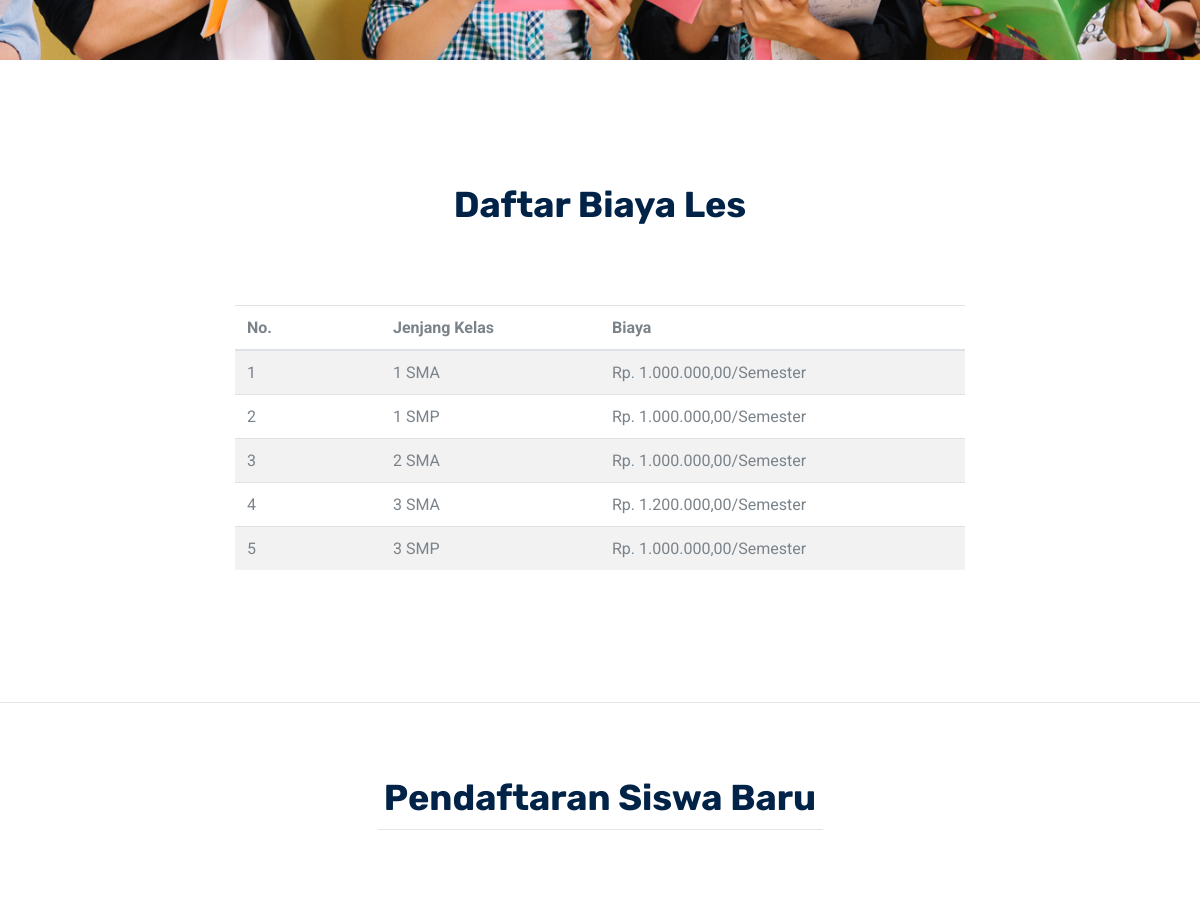
The app's page / (middle part), older data.
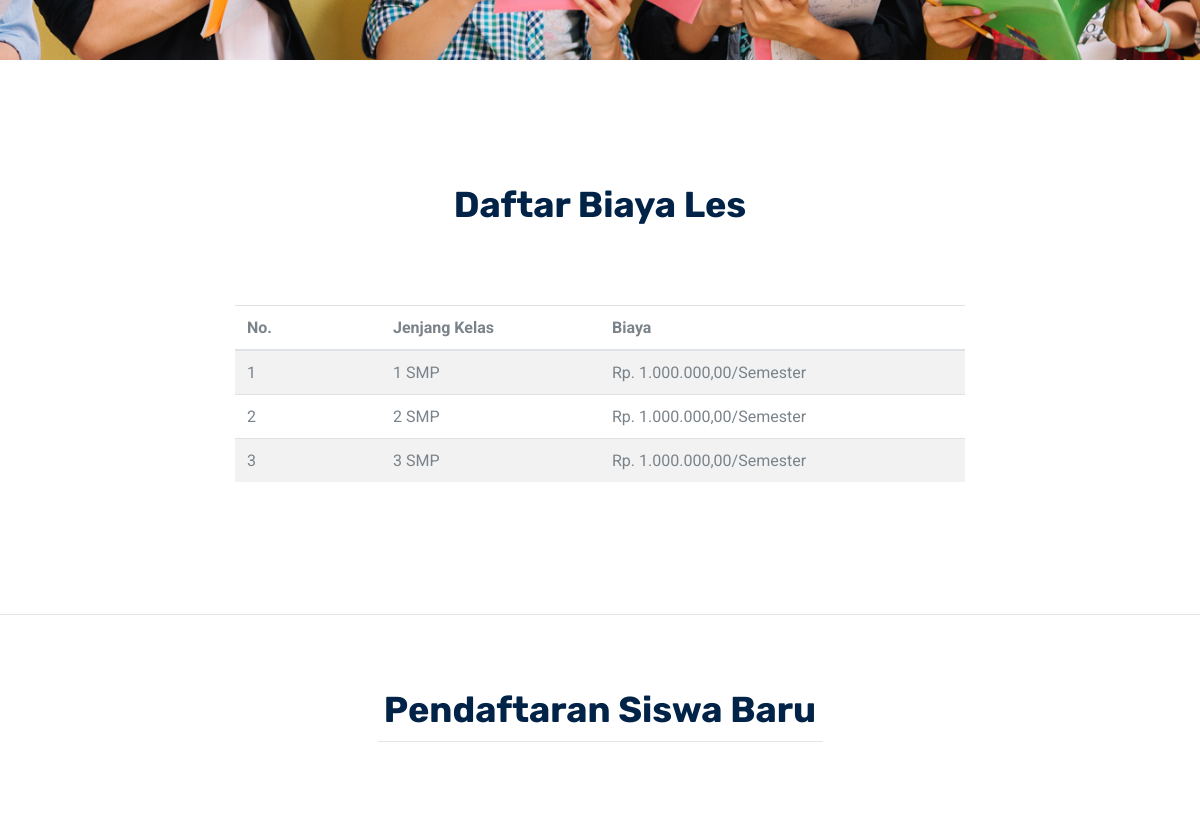
The same page, newer data.
### tables this page shows
CREATE TABLE `jenjang_kelas` (
  `ID_JENJANG` varchar(6) NOT NULL,
  `NAMA_JENJANG` varchar(5) NOT NULL,
  `BIAYA` int(11) NOT NULL
);

### application/controllers/Beranda.php (called while the page is built, shortened)
<?php if (!defined('BASEPATH')) exit('No direct script access allowed');
class Beranda extends CI_Controller {
        function __construct(){
            $this->load->library('form_validation');
        }
    public function index(){
        $this->form_validation->set_rules('nama', 'Nama Pendaftar', 'required|max_length[30]',['required' => 'Nama tidak boleh kosong',
            'max_length'=>'Nama maksimal 30 karakter']);
        $this->form_validation->set_rules('alamat', 'Alamat Pendaftar', 'required|max_length[50]',['required' => 'Alamat tidak boleh kosong',
            'max_length'=>'Alamat maksimal 30 karakter']);
        $this->form_validation->set_rules('notelp','No Telepon', 'required|numeric|max_length[13]',['required' => 'Nomor Telepon tidak boleh kosong',
            'numeric'=>'Nomor telepon harus angka',
            'max_length'=>'Nomor telepon maksimal 13 angka']);
        $this->form_validation->set_rules('notelp_ortu', 'No Telepon Ortu', 'required',['required' => 'Nomor telepon orang tua tidak boleh kosong']);
        $this->form_validation->set_rules('tgl_lahir', 'Tanggal Lahir', 'required|trim');
        $this->form_validation->set_rules('jenjang', 'Jenjang', 'required|trim');
        if( $this->form_validation->run() == false) {
            $this->load->model('M_jenjang_kelas');
            $row = $this->M_jenjang_kelas->tampilkanSemua()->result();
            $data = array(
                'jkelas' => $row,
            );
            $this->load->view('landingpage', $data);
        }
    }
}

### index.php (called while the page is built, shortened)
<?php
require_once BASEPATH.'core/CodeIgniter.php';

### application/models/M_jenjang_kelas.php (called while the page is built, shortened)
<?php
class M_Jenjang_Kelas extends CI_Model {
    private $table = 'jenjang_kelas';
    public function tampilkanSemua() {
        $q = $this->db->get($this->table);
        return $q;
    }
}

### application/views/landingpage.php (the view, shortened to what this page needs)
<html>
  <head>
    <link rel="stylesheet" href="<?php echo base_url('assets/css/bootstrap.css')?>" />
    <link rel="stylesheet" href="<?php echo base_url('assets/css/flaticon.css')?>" />
    <link rel="stylesheet" href="<?php echo base_url('assets/css/themify-icons.css')?>" />
    <link rel="stylesheet" href="<?php echo base_url('assets/vendors/owl-carousel/owl.carousel.min.css')?>" />
    <link rel="stylesheet" href="<?php echo base_url('assets/vendors/nice-select/css/nice-select.css')?>" />
    <link rel="stylesheet" href="<?php echo base_url('assets/css/style.css')?>" />
  </head>
  <body>
    <section class="home_banner_area" id="home">
    </section>
    <section class="feature_area section_gap_top" id="biaya">
      <div class="container">
        <div class="row justify-content-center">
          <div class="col-lg-5">
            <div class="main_title">
              <h2 class="mb-3">Daftar Biaya Les</h2>
            </div>
          </div>
        </div>
        <div class="row">
          <div class="col-lg-8 offset-lg-2">
            <table class="table table-striped">
              <thead>
                <tr>
                  <th width="20%">No.</th>
                  <th width="30%">Jenjang Kelas</th>
                  <th width="50%">Biaya</th>
                </tr>
              </thead>
              <tbody>
                <?php
                  $nourut = 1;
                  foreach ($jkelas as $jk) {
                  ?>
                  <tr>
                      <td><?php echo $nourut++?></td>
                      <td><?php echo $jk->NAMA_JENJANG; ?></td>
                      <td>Rp. <?php echo number_format($jk->BIAYA,2,',','.') ?>/Semester</td>
                  </tr>
                  <?php
                  }
                  ?>
              </tbody>
            </table>
          </div>
        </div>
      </div>
    </section>
    <hr style="margin-bottom: 5em">
    <div class="popular_courses" id="pendaftaran">
      <div class="container">
        <div class="row justify-content-center">
          <div class="col-lg-5">
            <div class="main_title">
              <h2 class="mb-3">Pendaftaran Siswa Baru</h2>
              <hr>
            </div>
          </div>
        </div>
      </div>
    </div>
  </body>
</html>

Row changes from the older to the newer data that the page shows:
removed jenjang_kelas: NAMA_JENJANG "1 SMA", BIAYA "1.000.000,00"
removed jenjang_kelas: NAMA_JENJANG "2 SMA", BIAYA "1.000.000,00"
removed jenjang_kelas: NAMA_JENJANG "3 SMA", BIAYA "1.200.000,00"
added jenjang_kelas: NAMA_JENJANG "2 SMP", BIAYA "1.000.000,00"
